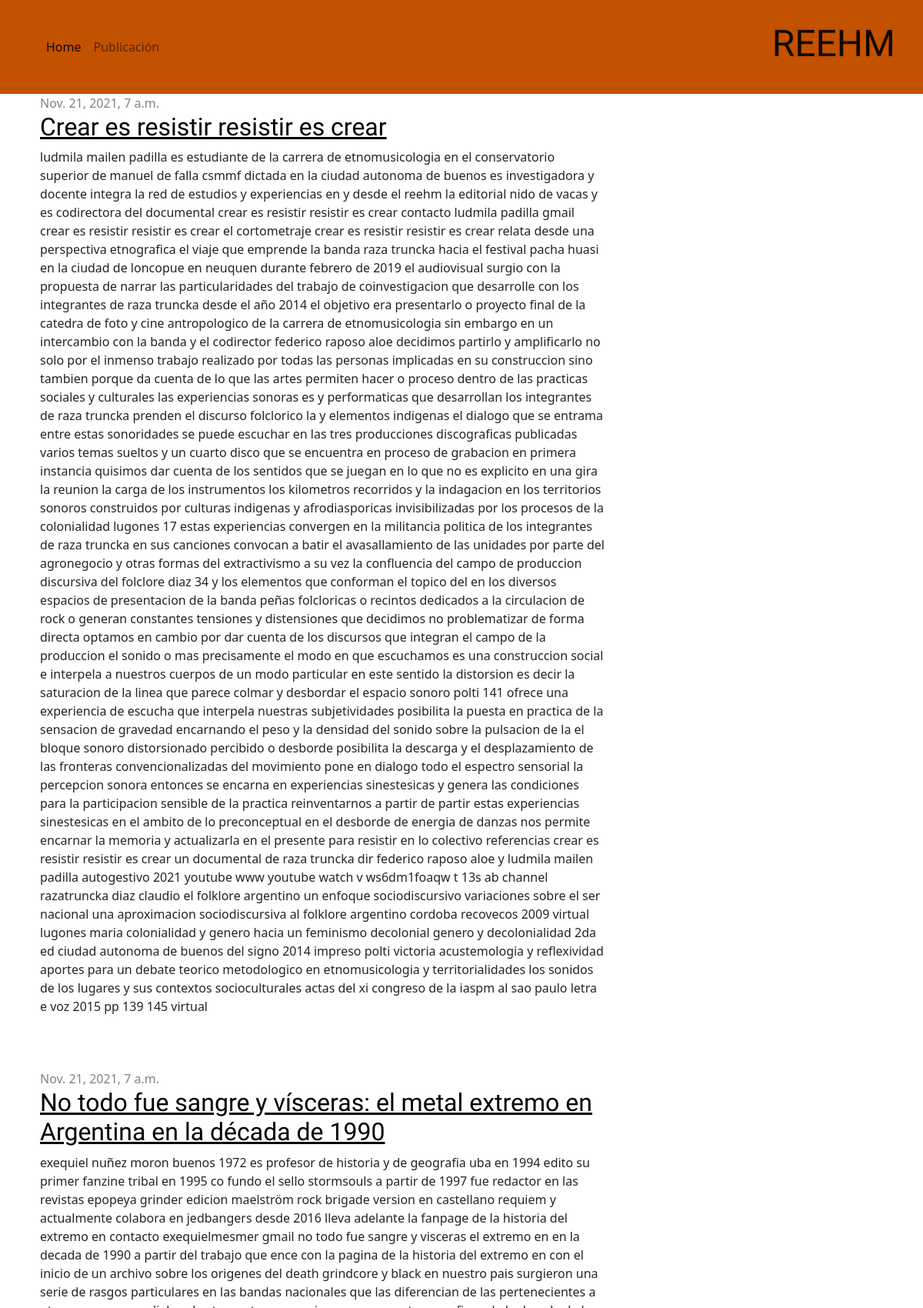
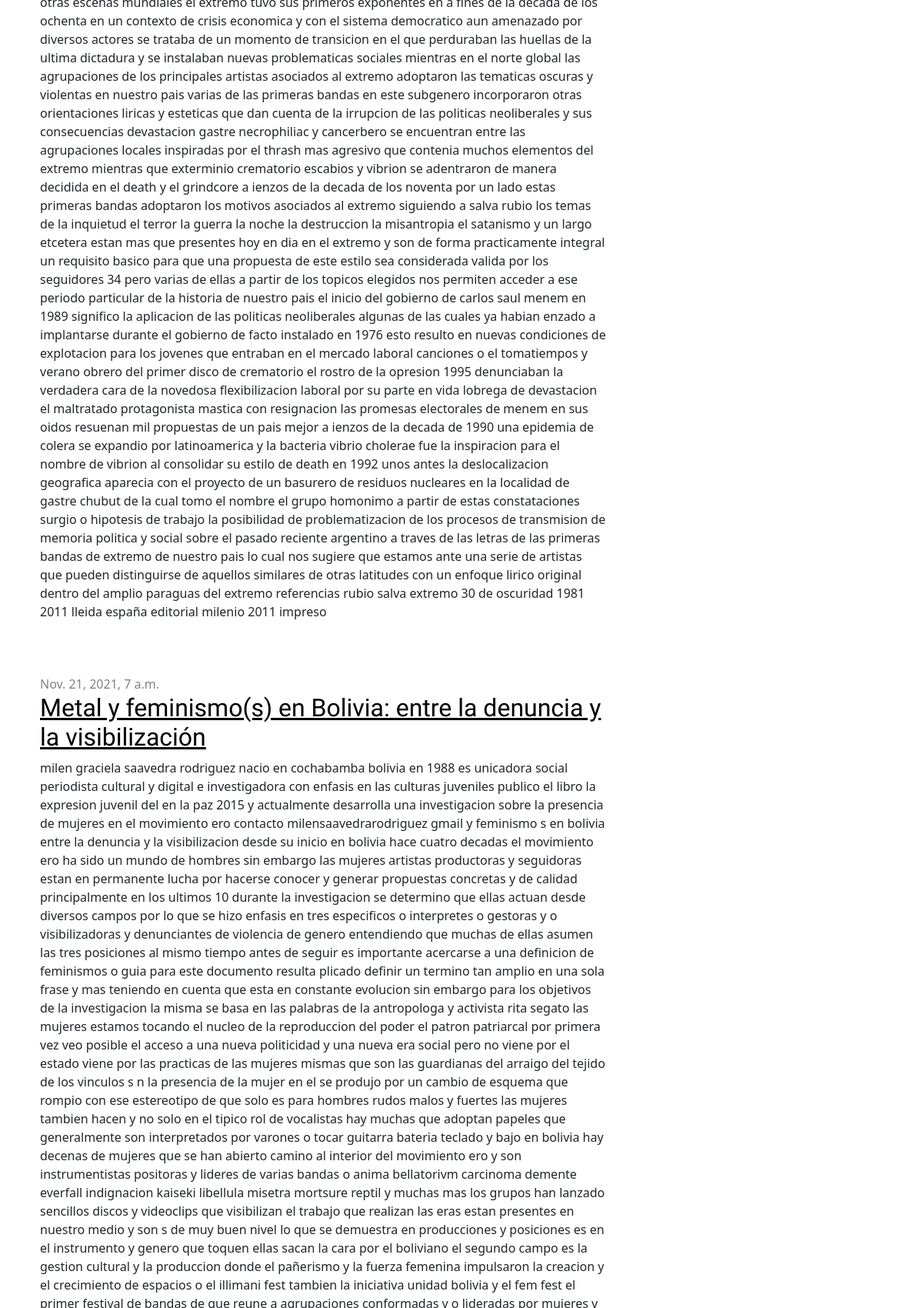
The page / (upper part) on the database its author committed (2 pictures, top to bottom).
### blog/models.py (models this page shows, shortened)
class Post(models.Model):
    slug = models.SlugField(blank=True, null=True)
    author = models.ForeignKey('auth.User', on_delete=models.CASCADE)
    title = models.CharField(max_length=200)
    text = models.TextField()
    created_date = models.DateTimeField(
            default=timezone.now)
    published_date = models.DateTimeField(
            blank=True, null=True)

### blog/views.py (the view)
# urls.py: path('', views.post_list, name='post_list'),
def post_list(request):
    posts = Post.objects.filter(published_date__lte=timezone.now()).order_by('published_date')
    return render(request, 'blog/post_list.html', {'posts': posts})

### blog/templates/blog/post_list.html
{% extends 'blog/base.html' %}
{% block content %}
    {% for post in posts %}
        <div class="post">
            <div class="date">
                {{ post.published_date }}
            </div>
            <h2><a href="{% url 'post_detail' slug=post.slug %}">{{ post.title }}</a></h2>
            <p>{{ post.text|linebreaksbr }}</p>
        </div>
    {% endfor %}
{% endblock %}

### blog/templates/blog/base.html (shortened to what this page needs)
{% load static %}
<html>
    <head>
        <link href="https://cdn.jsdelivr.net/npm/bootstrap@5.1.3/dist/css/bootstrap.min.css" rel="stylesheet">
        <link rel="stylesheet" href="{% static 'css/blog.css' %}">
    </head>
    <body>
        <div class="page-header">
            <nav class="navbar navbar-expand-xl navbar-light" style="background-color: transparent">
                <div class="container-fluid">
                  <div class="collapse navbar-collapse" id="navbarSupportedContent">
                    <ul class="navbar-nav me-auto mb-2 mb-lg-0">
                      <li class="nav-item">
                        <a class="nav-link active" aria-current="page" href="#">Home</a>
                      </li>
                      <li class="nav-item">
                        <a class="nav-link" href="#">Publicación</a>
                      </li>
                    </ul>
                  </div>
                </div>
                <h1>
                    <a class="navbar-brand" href="#">REEHM</a>
                </h1>
            </nav>
        </div>
        <div class="content container">
            <div class="row">
                <div class="col-md-8">
                {% block content %}
                {% endblock %}
                </div>
            </div>
        </div>
    </body>
</html>

### blog/static/css/blog.css (style rules this page uses)
.page-header { background-color: #C25100; margin-top: 0; padding: 20px 20px 20px 40px; }
.page-header h1, .page-header h1 a, .page-header h1 a:visited, .page-header h1 a:active { color: #ffffff; font-size: 36pt; text-decoration: none; }
.content { margin-left: 40px; }
h1, h2, h3, h4 { font-family: 'Lobster', cursive; }
.date { color: #828282; }
.post { margin-bottom: 70px; }
.post h2 a, .post h2 a:visited { color: #000000; }

### rows shown on the page
Post: published_date "Nov. 21, 2021, 7 a.m.", title "Crear es resistir resistir es crear", text "ludmila mailen padilla es estudiante de la carrera de etnomusicologia en el conservatorio superior de manuel de falla csmmf dictada en la ciudad autonoma de buenos es investigadora y docente integra la red de estudios y experiencias en y desde el reehm la editorial nido de vacas y es codirectora del documental crear es resistir resistir es crear contacto ludmila padilla gmail crear es resistir resistir es crear el cortometraje crear es resistir resistir es crear relata desde una perspectiva etnografica el viaje que emprende la banda raza truncka hacia el festival pacha huasi en la ciudad de loncopue en neuquen durante febrero de 2019 el audiovisual surgio con la propuesta de narrar las…"
Post: published_date "Nov. 21, 2021, 7 a.m.", title "No todo fue sangre y vísceras: el metal extremo en Argentina en la década de 1990", text "exequiel nuñez moron buenos 1972 es profesor de historia y de geografia uba en 1994 edito su primer fanzine tribal en 1995 co fundo el sello stormsouls a partir de 1997 fue redactor en las revistas epopeya grinder edicion maelström rock brigade version en castellano requiem y actualmente colabora en jedbangers desde 2016 lleva adelante la fanpage de la historia del extremo en contacto exequielmesmer gmail no todo fue sangre y visceras el extremo en en la decada de 1990 a partir del trabajo que ence con la pagina de la historia del extremo en con el inicio de un archivo sobre los origenes del death grindcore y black en nuestro pais surgieron una serie de rasgos particulares en las bandas…"
Post: published_date "Nov. 21, 2021, 7 a.m.", title "Metal y feminismo(s) en Bolivia: entre la denuncia y la visibilización"
